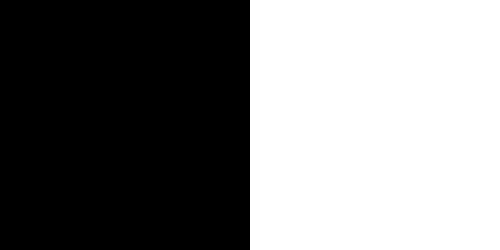
#> input picture data/image_1.png, 500 x 250 px
$ python 07_bitwise_operators_opencv_python.py
#> lines starting #> are read from the running program, lines starting #| are printed output that depends on the picture; after the words box and inside, x2 and y2 are one past the last pixel; in counts of white or black regions, pixels touching at a corner belong together
import numpy as np
import cv2

img1 = np.zeros((250, 500, 3), np.uint8)
img1 = cv2.rectangle(img1, (200, 0), (300, 100), (255, 255, 255), -1)

img2 = cv2.imread('./data/image_1.png', 1)
#> img2 is the input picture: shape (250, 500, 3); 50% white; 1 white region, box (x1, y1, x2, y2) and area: (250, 0, 500, 250) 62500

bitXor = cv2.bitwise_xor(img2, img1)
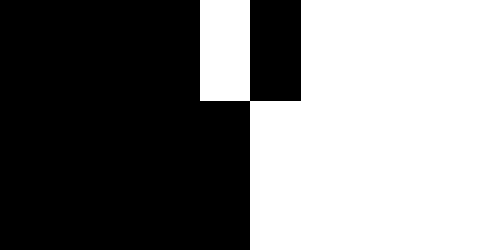
#> bitXor: shape (250, 500, 3); 49.9% white; 1 white region, box (x1, y1, x2, y2) and area: (200, 0, 500, 250) 62399
bitAnd = cv2.bitwise_and(img1,img2)
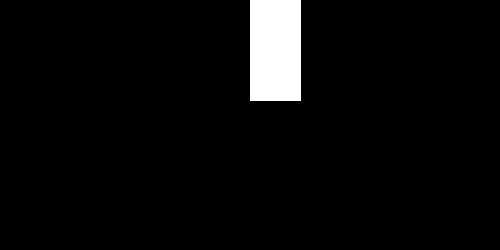
#> bitAnd: shape (250, 500, 3); 4.1% white; 1 white region, box (x1, y1, x2, y2) and area: (250, 0, 301, 101) 5151
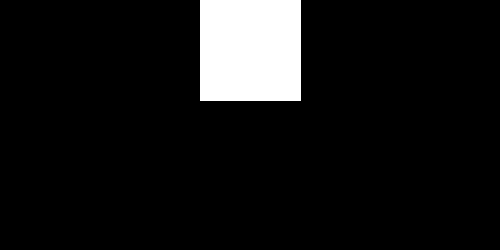
#> img1: shape (250, 500, 3); 8.2% white; 1 white region, box (x1, y1, x2, y2) and area: (200, 0, 301, 101) 10201
bitOr = cv2.bitwise_or(img1,img2)
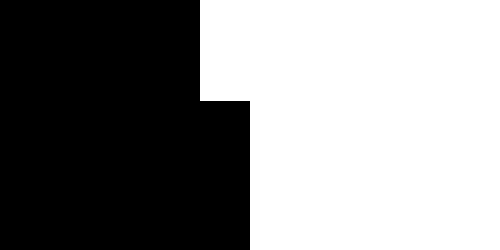
#> bitOr: shape (250, 500, 3); 54% white; 1 black region, box (x1, y1, x2, y2) and area: (0, 0, 250, 250) 57450

cv2.imshow('img1', img1)
cv2.imshow('img2', img2)
cv2.imshow('bitAnd', bitOr)

cv2.waitKey(0)
cv2.destroyAllWindows()
